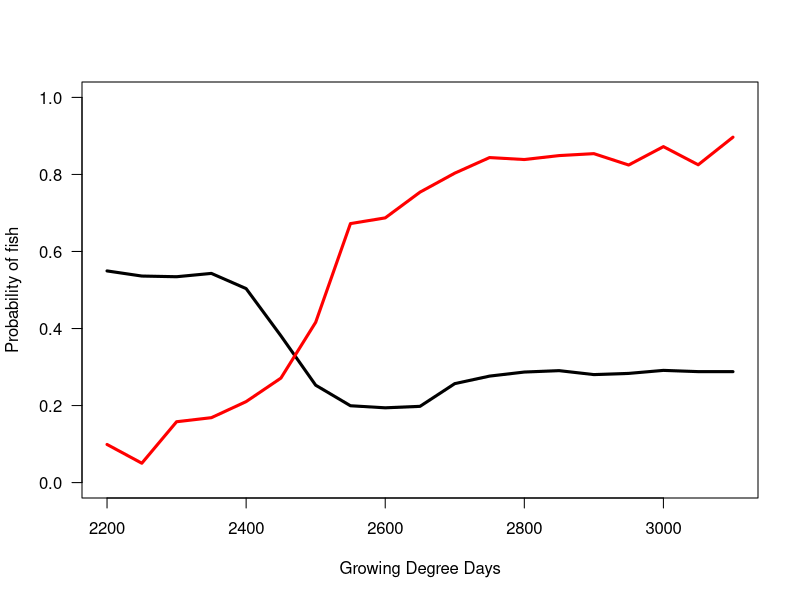

This figure's R source:
wally <- read.csv('data/partial_plot_wae_GDD_median_quartiles.csv', stringsAsFactors = FALSE, header = TRUE)
bass <- read.csv('data/partial_plot_LMB_GDD_median_quartiles.csv', stringsAsFactors = FALSE, header = TRUE)

gdd.bins <- seq(2200,3100, by = 50)

get_bin <- function(val){
  difs <- abs(val-gdd.bins)
  gdd.bins[which.min(difs)][1]
}


wally$bin = NA
for (j in 1:nrow(wally)){
  wally$bin[j] <- get_bin(wally$DD[j])
}
bass$bin = NA
for (j in 1:nrow(bass)){
  bass$bin[j] <- get_bin(bass$GDD[j])
}


library(dplyr)
binned.wally = wally %>% rename(GDD=DD) %>% group_by(bin) %>% summarize(prob=mean(median))
binned.bass = bass %>% group_by(bin) %>% summarize(prob=mean(median))

plot(binned.wally, type='l', ylim=c(0,1), lwd=3, las=1, xlab='Growing Degree Days', ylab='Probability of fish')
lines(binned.bass, lwd=3, col='red')